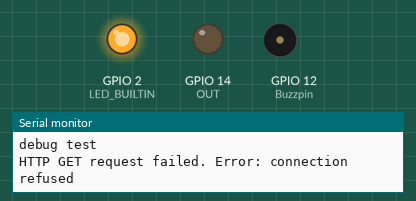
Bench run of a sketch on a simulated ESP8266 (NodeMCU). Parts: output pins drawn as LEDs (lit = HIGH, except the on-board LED, lit = LOW), buzzer (waves = sounding, pin HIGH), the last lines printed to the serial monitor. WiFi joins after 1.5 s; servers stay silent unless stated.

Above: at 3.0 s.
At 5.0 s:
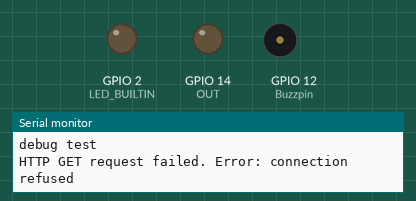
Timing chart, 0 to 7.2 s (numbered marks = the images above):
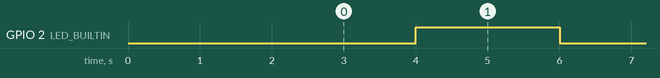

The sketch:

main.ino
```cpp
/// main.ino ///
#include "timer.h"
#include "util.h"
#include "func.h"

unsigned long TempTemp = 0;
unsigned long DebugTemp = 0;
unsigned long RequestTemp = 0;
unsigned long ServerTemp = 0;
unsigned long BuzzTemp = 0;
bool buzzstate = 0;

void setup()
{
  Serial.begin(115200);
  pinMode(LED_BUILTIN, OUTPUT);
  pinMode(OUT, OUTPUT);
  pinMode(Buzzpin, OUTPUT);

  wifi_inti("RU_A15", "qaz654321");
}

void loop()
{
  unsigned long MS = millis();

  if (MS - DebugTemp >= DebugTime)
  {
    HelloWorld();
    DebugTemp = MS;
  }

  // // Execute API request
  // if (MS - RequestTemp >= RequestTime) {
  //   PostRequest();
  //   RequestTemp = MS;
  // }

  if (MS - TempTemp >= TempTime)
  {
    Debounce(isClick);
    TempTemp = MS;
  }

  if (MS - ServerTemp >= ServerTime)
  {
    GetRequest();
    ServerTemp = MS;
  }

  if (MS - BuzzTemp >= BuzzTime)
  {
    if (BUZT == 1)
    {
      digitalWrite(Buzzpin, buzzstate);
      if (buzzstate == 1)
        buzzstate = 0;
      else
        buzzstate = 1;
    }
    else
      digitalWrite(Buzzpin, 0);
    BuzzTemp = MS;
  }
}
/// main.ino ///
```

func.cpp
```cpp
/// func.cpp ///
#include "func.h"

bool DEPL;
bool isClick;
bool BUZT;

void PostRequest()
{
  HTTPClient http;
  WiFiClient client;
  String apiUrl = "http://49.213.238.75:8000/i/local";
  http.begin(client, apiUrl);
  http.addHeader("Content-Type", "application/json");
  DynamicJsonDocument jsonDoc(256);
  // jsonDoc["humd"] = float(SoilData);
  // jsonDoc["temp"] = float(TempData);
  // jsonDoc["elev"] = 500.0;
  // jsonDoc["pres"] = float(HumiData);
  String data;
  serializeJson(jsonDoc, data);
  int httpCode = http.POST(data);
  if (httpCode > 0)
  {
    String payload = http.getString();
  }
  else
  {
    String temp = http.errorToString(httpCode).c_str();
    Serial.println("HTTP POST request failed. Error: " + temp);
  }
  http.end();
}
// void GetRequest() {
//   HTTPClient http;
//   WiFiClient client;
//   String apiUrl = "http://49.213.238.75:8000/i/setting";
//   http.begin(client, apiUrl);
//   http.addHeader("Content-Type", "application/json");
//   int httpCode = http.GET();
//   if (httpCode > 0) {
//     String payload = http.getString();
//     DynamicJsonDocument doc(256);
//     DeserializationError error = deserializeJson(doc, payload);
//     if (error) {
//       Serial.print("JSON解析失败: ");
//       Serial.println(error.c_str());
//       return;
//     }
//     isClick = doc["isClick"];
//     Serial.print("isClick: ");
//     Serial.println(isClick);

//     // controlValve = doc["control_valve"];
//     // autoDetect = doc["auto_detect"];
//     // tempMode = int(controlValve) * 2 + int(autoDetect);
//     // Serial.print("control_valve: ");
//     // Serial.println(controlValve);
//     // Serial.print("auto_detect: ");
//     // Serial.println(autoDetect);

//   } else {
//     String temp = http.errorToString(httpCode).c_str();
//     Serial.println("HTTP GET request failed. Error: " + temp);
//   }
//   http.end();
// }
void GetRequest()
{
  HTTPClient http;
  WiFiClient client;
  String apiUrl = "http://49.213.238.75:8000/app/";
  http.begin(client, apiUrl);
  http.setTimeout(500); // 設置超時時間為 1000 毫秒
  http.addHeader("Content-Type", "application/json");
  int httpCode = http.GET();
  if (httpCode > 0)
  {
    String payload = http.getString();
    DynamicJsonDocument doc(256);
    DeserializationError error = deserializeJson(doc, payload);
    if (error)
    {
      Serial.print("JSON解析失败: ");
      Serial.println(error.c_str());
      return;
    }
    isClick = doc["is_clicked"];
    Serial.print("isClick: ");
    Serial.println(isClick);
  }
  else
  {
    String temp = http.errorToString(httpCode).c_str();
    Serial.println("HTTP GET request failed. Error: " + temp);
  }
  http.end();
}

void HelloWorld()
{
  Serial.println("debug test");
  digitalWrite(LED_BUILTIN, DEPL);
  if (DEPL == 1)
    DEPL = 0;
  else
    DEPL = 1;
}

void Debounce(bool state)
{
  static bool oldState = state;
  static bool newState;
  BUZT = 0;
  newState = state;
  if (newState != oldState && newState == true)
  {
    Serial.println("彈跳！");
    BUZT = 1;
  }
  digitalWrite(OUT, BUZT);
  oldState = newState;
}

void Debounce2(bool state)
{
  static bool oldState = state;
  static bool newState;
  int mod = 0;
  newState = state;
  if (newState != oldState)
  {

    Serial.println("彈跳2！ " + newState);
    mod = newState;
    digitalWrite(OUT, mod);
  }
  oldState = newState;
}
/// func.cpp ///
```

func.h
```cpp
/// func.h ///
#ifndef FUNC_H
#define FUNC_H

#include <ArduinoJson.h>
#include <ESP8266HTTPClient.h>
#define OUT 14
#define Buzzpin 12


extern bool DEPL;
extern bool BUZT;

extern bool isClick;


void PostRequest();
void GetRequest();
void HelloWorld();
void Debounce(bool state);
void Debounce2(bool state);
#endif
/// func.h ///
```

timer.h
```cpp
/// timer.h ///
#ifndef TIMER_H
#define TIMER_H

const unsigned long DebugTime = 2000;
const unsigned long RequestTime = 5000;
const unsigned long ServerTime = 1000;
const unsigned long TempTime = 1000;
const unsigned long BuzzTime = 155;

#endif
/// timer.h ///
```

util.cpp
```cpp
/// util.cpp ///
#include "util.h"

void wifi_inti(const char* ssid, const char* password){

  WiFi.mode(WIFI_STA);
  WiFi.begin(ssid, password);
  while (WiFi.status() != WL_CONNECTED) {
    delay(1000);
    Serial.println("Connecting to WiFi...");
  }
  Serial.println("Connected to WiFi");
  Serial.print("Local IP: ");
  Serial.println(WiFi.localIP());
}
/// util.cpp ///
```

util.h
```cpp
/// util.h ///
#ifndef UTIL_H
#define UTIL_H

#include <ESP8266WiFi.h>

void wifi_inti(const char* ssid, const char* password);


#endif
/// util.h ///
```

Measured:
- by itself, GPIO 2 (LED_BUILTIN): alternates HIGH for 2.0 s and LOW for 2.0 s
